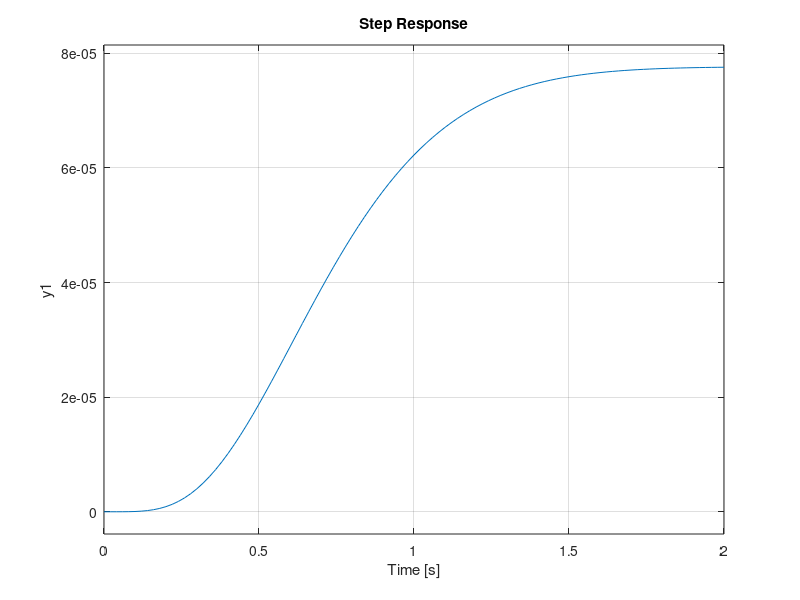

The MATLAB script that drew this image:
clear all
clc
close all

A = [
[0 1 0 0];
[0 -19.0476*0.2 8.78229 0];
[0 0 0 1];
[0 0 -154.478 -20.74];
];
B = [0 ;0;0; 64.89];
C =[1 0 0 0;
    0 0 1 0]; % sale con pos y angulo
D = 0;

P = ss(A,B,C,D);
Ts = 0.02;
Cd = C;
Ad = eye(4) + Ts*A; 
Bd = B*Ts;


%% Armo las matrices con accion integral
%En este caso, por el obs, tenemos todos los estados, por ende C = I

C = [1 0 0 0];
Cd = C;

% Armo la matriz combinacion de Ad y Cd (nota: Consultar col de unos)

Ad_aug = [Ad , zeros([4,1]);
       -Cd*Ts , ones([1,1])];
   
Bd_aug = [Bd; 0];

%Hago el pole placement para hallar K_aug (el ultimo es k_integral)
polos_nuevos = [-4.5-2j; -4.5+2j; -8; -8.1; -8.2];
polos_discretos = exp(Ts*polos_nuevos);

K_aug = place(Ad_aug, -Bd_aug, polos_discretos)

%Calculo la ganancia N 


%Graficos
P = zpk([], polos_nuevos, 1);
figure();
step(P);


